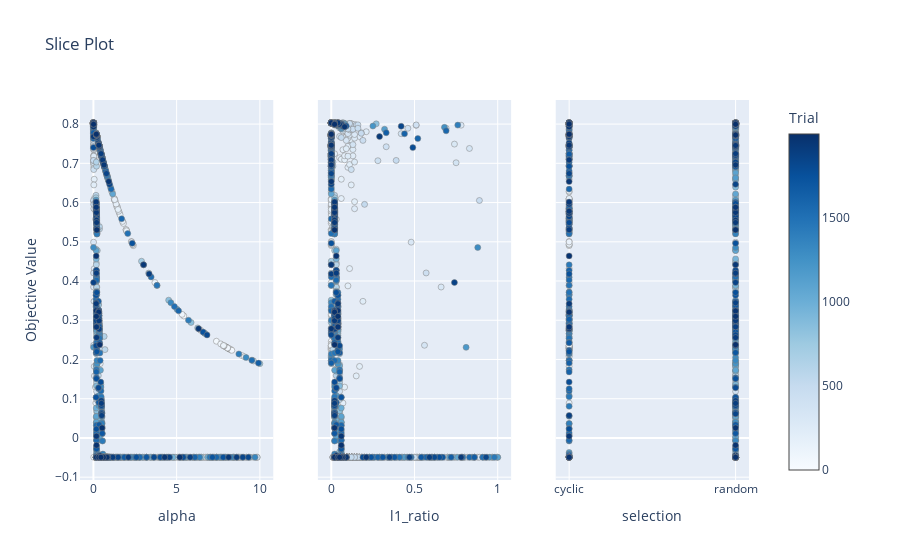

The notebook cell this image was saved under:
### Code cell
optuna.visualization.plot_slice(study_en)

### Figure 1 — Plotly figure (JSON) as saved in the notebook; plotly's stock layout.template omitted (floating-point values rounded to 4 significant figures; data arrays with more than 128 entries replaced by an {"elided": "..."} marker saying what was removed)
{"data": [{"marker": {"color": {"elided": "2000 int values"}, "colorbar": {"title": {"text": "Trial"}, "x": 1, "xpad": 40}, "colorscale": [[0, "rgb(247,251,255)"], [0.125, "rgb(222,235,247)"], [0.25, "rgb(198,219,239)"], [0.375, "rgb(158,202,225)"], [0.5, "rgb(107,174,214)"], [0.625, "rgb(66,146,198)"], [0.75, "rgb(33,113,181)"], [0.875, "rgb(8,81,156)"], [1, "rgb(8,48,107)"]], "line": {"color": "Grey", "width": 0.5}, "showscale": true}, "mode": "markers", "showlegend": false, "type": "scatter", "x": {"elided": "2000 float values"}, "xaxis": "x", "y": {"elided": "2000 float values"}, "yaxis": "y"}, {"marker": {"color": {"elided": "2000 int values"}, "colorbar": {"title": {"text": "Trial"}, "x": 1, "xpad": 40}, "colorscale": [[0, "rgb(247,251,255)"], [0.125, "rgb(222,235,247)"], [0.25, "rgb(198,219,239)"], [0.375, "rgb(158,202,225)"], [0.5, "rgb(107,174,214)"], [0.625, "rgb(66,146,198)"], [0.75, "rgb(33,113,181)"], [0.875, "rgb(8,81,156)"], [1, "rgb(8,48,107)"]], "line": {"color": "Grey", "width": 0.5}, "showscale": false}, "mode": "markers", "showlegend": false, "type": "scatter", "x": {"elided": "2000 float values"}, "xaxis": "x2", "y": {"elided": "2000 float values"}, "yaxis": "y2"}, {"marker": {"color": {"elided": "2000 int values"}, "colorbar": {"title": {"text": "Trial"}, "x": 1, "xpad": 40}, "colorscale": [[0, "rgb(247,251,255)"], [0.125, "rgb(222,235,247)"], [0.25, "rgb(198,219,239)"], [0.375, "rgb(158,202,225)"], [0.5, "rgb(107,174,214)"], [0.625, "rgb(66,146,198)"], [0.75, "rgb(33,113,181)"], [0.875, "rgb(8,81,156)"], [1, "rgb(8,48,107)"]], "line": {"color": "Grey", "width": 0.5}, "showscale": false}, "mode": "markers", "showlegend": false, "type": "scatter", "x": {"elided": "2000 str values"}, "xaxis": "x3", "y": {"elided": "2000 float values"}, "yaxis": "y3"}], "layout": {"title": {"text": "Slice Plot"}, "xaxis": {"anchor": "y", "domain": [0, 0.2889], "title": {"text": "alpha"}}, "xaxis2": {"anchor": "y2", "domain": [0.3556, 0.6444], "title": {"text": "l1_ratio"}}, "xaxis3": {"anchor": "y3", "domain": [0.7111, 1], "title": {"text": "selection"}}, "yaxis": {"anchor": "x", "domain": [0, 1], "title": {"text": "Objective Value"}}, "yaxis2": {"anchor": "x2", "domain": [0, 1], "matches": "y", "showticklabels": false}, "yaxis3": {"anchor": "x3", "domain": [0, 1], "matches": "y", "showticklabels": false}}}
